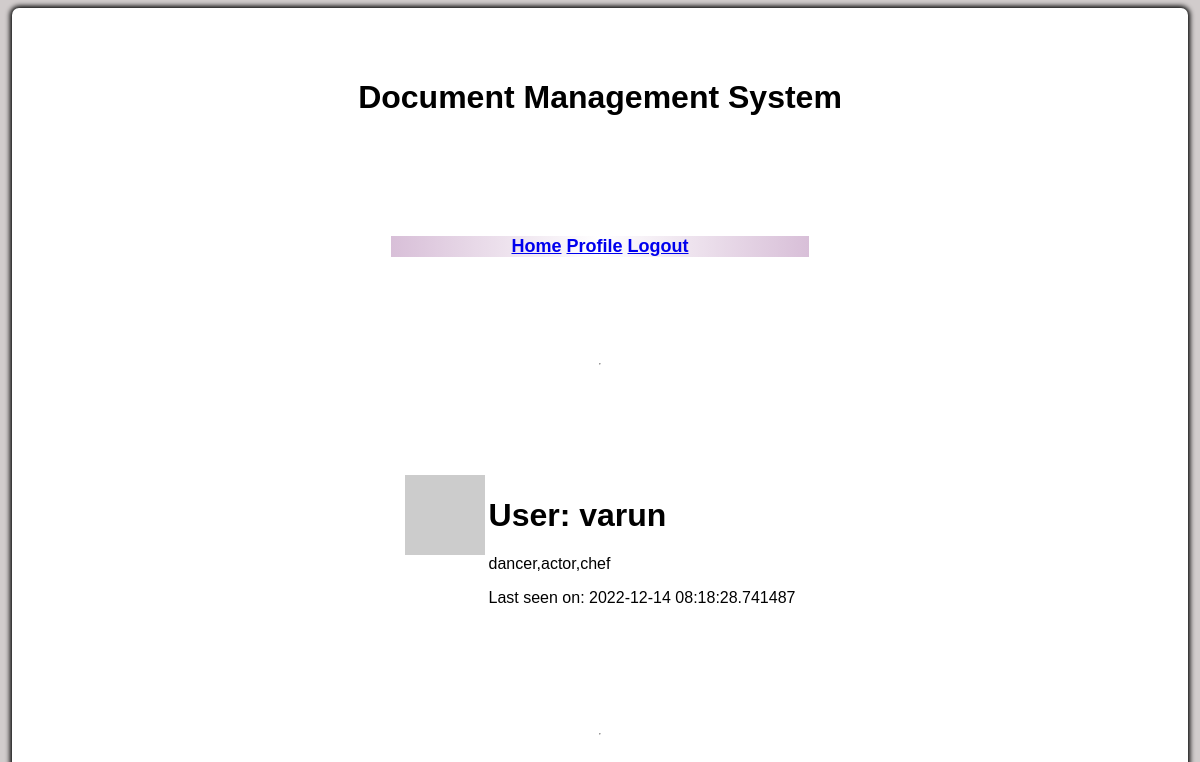
Before: /user/varun (signed in) with the older database file.
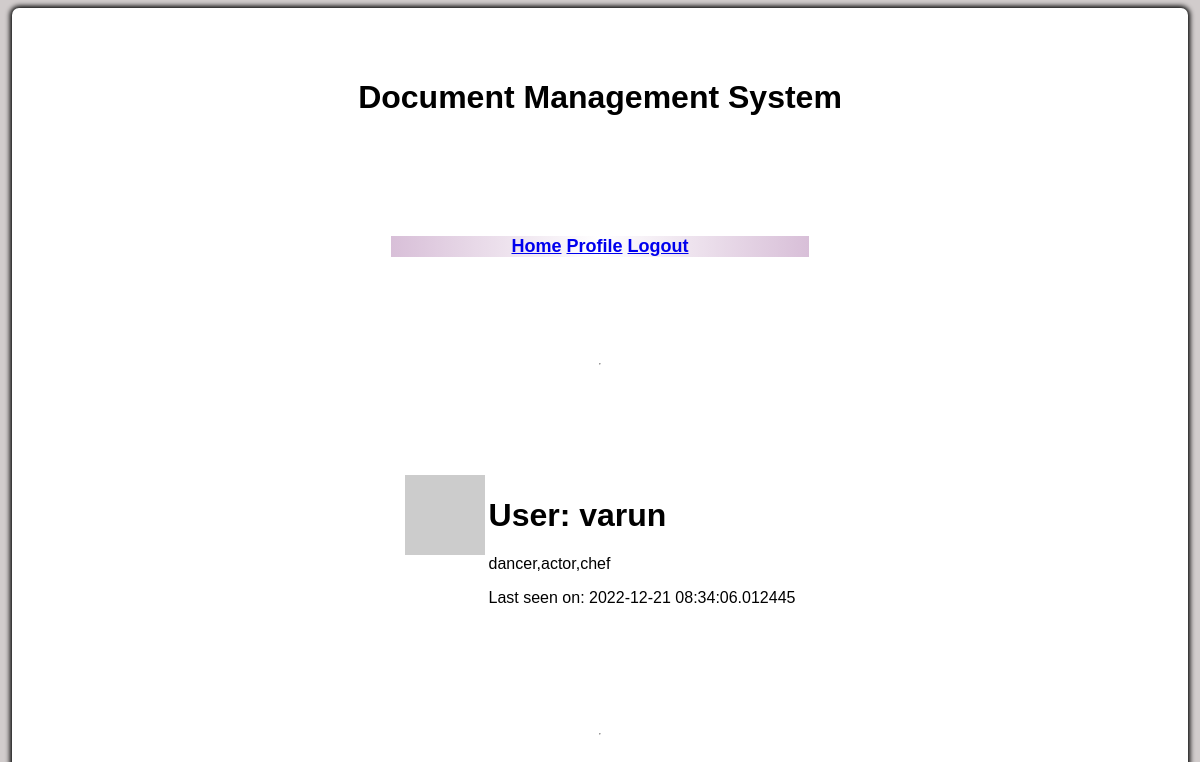
After: the same page with the newer database file.
### app.py (models this page shows, shortened)
class User(UserMixin, db.Model):
    id = db.Column(db.Integer, primary_key=True)
    username = db.Column(db.String(64), index=True, unique=True)
    email = db.Column(db.String(120), index=True, unique=True)
    password_hash = db.Column(db.String(128))
    posts = db.relationship('Post', backref='author', lazy='dynamic')
    about_me = db.Column(db.String(140))
    last_seen = db.Column(db.DateTime, default=datetime.utcnow)
    def avatar(self, size):
        digest = md5(self.email.lower().encode('utf-8')).hexdigest()
        return 'https://www.gravatar.com/avatar/{}?d=identicon&s={}'.format(
            digest, size)

### app.py (the view)
@app.route('/user/<username>')
@login_required
def user(username):
    user = User.query.filter_by(username=username).first_or_404()
    return render_template('user.html', user=user, title=username)

### app.py (called while the page is built)
@login.user_loader
def load_user(id):
    return User.query.get(int(id))

@app.before_request
def before_request():
    if current_user.is_authenticated:
        current_user.last_seen = datetime.utcnow()
        db.session.commit()

### templates/user.html (shortened to what this page needs)
{% extends "base.html" %}
{% block content %}
    <table>
        <tr valign="top">
            <td><img src="{{ user.avatar(128) }}"></td>
            <td>
                <h1>User: {{ user.username }}</h1>
                {% if user.about_me %}<p>{{ user.about_me }}</p>{% endif %}
                {% if user.last_seen %}<p>Last seen on: {{ user.last_seen }}</p>{% endif %}
            </td>
        </tr>
    </table>
    <hr>
{% endblock %}

### templates/base.html (shortened to what this page needs)
<!DOCTYPE html>
<html lang="en">
    <head>
        <link rel="stylesheet" href="/static/base.css">
    </head>
    <body>
        <main id="main-holder">
            <h1 >Document Management System</h1>
            <nav class="nav-list">
                <a  href="{{ url_for('index') }}">Home</a>
                {% if current_user.is_anonymous %}
                <a  href="{{ url_for('login') }}">Login</a>
                {% else %}
                <a  href="{{ url_for('user', username=current_user.username) }}">Profile</a>
                <a  href="{{ url_for('logout') }}">Logout</a>
                {% endif %}
            </nav>
            <hr>
            {% block content %}{% endblock %}
        </main>
    </body>
</html>

### static/base.css (style rules this page uses)
html { height: 100%; }
body { height: 100%; margin: 0; font-family: Arial, Helvetica, sans-serif; display: grid; justify-items: center; align-items: center; background-color: #d1cccc; }
#main-holder { width: 98%; height: 98%; display: grid; justify-items: center; align-items: center; background-color: white; border-radius: 7px; box-shadow: 0px 0px 5px 2px black; }
.nav-list { text-align: justify; font-weight: bold; font-size:1.5vw; padding: 0vw 10vw 0vw 10vw; background: linear-gradient(90deg, Thistle, white, Thistle); }

Changed rows visible on the page:
changed User "varun": last_seen "2022-12-14 08:18:28.741487" → "2022-12-21 08:34:06.012445"
